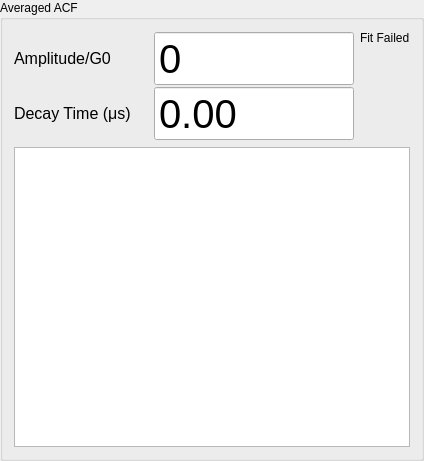
               <widget class="QGroupBox" name="groupBox_4">
                <property name="title">
                 <string>Averaged ACF</string>
                </property>
                <layout class="QGridLayout" name="gridLayout_24" rowstretch="0,0">
                 <item row="1" column="0">
                  <layout class="QVBoxLayout" name="verticalLayout_3" stretch="0,0">
                   <item>
                    <layout class="QHBoxLayout" name="horizontalLayout_14" stretch="1,0">
                     <property name="spacing">
                      <number>6</number>
                     </property>
                     <item>
                      <layout class="QVBoxLayout" name="verticalLayout_21">
                       <property name="spacing">
                        <number>0</number>
                       </property>
                       <item>
                        <layout class="QHBoxLayout" name="horizontalLayout_24" stretch="0,0">
                         <property name="spacing">
                          <number>0</number>
                         </property>
                         <item>
                          <widget class="QLabel" name="label_5">
                           <property name="sizePolicy">
                            <sizepolicy hsizetype="Expanding" vsizetype="Fixed">
                             <horstretch>0</horstretch>
                             <verstretch>0</verstretch>
                            </sizepolicy>
                           </property>
                           <property name="minimumSize">
                            <size>
                             <width>140</width>
                             <height>0</height>
                            </size>
                           </property>
                           <property name="maximumSize">
                            <size>
                             <width>140</width>
                             <height>30</height>
                            </size>
                           </property>
                           <property name="font">
                            <font>
                             <pointsize>12</pointsize>
                            </font>
                           </property>
                           <property name="text">
                            <string>Amplitude/G0</string>
                           </property>
                          </widget>
                         </item>
                         <item>
                          <widget class="QDoubleSpinBox" name="g0">
                           <property name="enabled">
                            <bool>true</bool>
                           </property>
                           <property name="minimumSize">
                            <size>
                             <width>60</width>
                             <height>30</height>
                            </size>
                           </property>
                           <property name="maximumSize">
                            <size>
                             <width>200</width>
                             <height>60</height>
                            </size>
                           </property>
                           <property name="font">
                            <font>
                             <pointsize>30</pointsize>
                            </font>
                           </property>
                           <property name="readOnly">
                            <bool>true</bool>
                           </property>
                           <property name="buttonSymbols">
                            <enum>QAbstractSpinBox::NoButtons</enum>
                           </property>
                           <property name="decimals">
                            <number>0</number>
                           </property>
                           <property name="minimum">
                            <double>-99999999.000000000000000</double>
                           </property>
                           <property name="maximum">
                            <double>999999999.000000000000000</double>
                           </property>
                          </widget>
                         </item>
                        </layout>
                       </item>
                       <item>
                        <layout class="QHBoxLayout" name="horizontalLayout_25" stretch="0,0">
                         <property name="spacing">
                          <number>0</number>
                         </property>
                         <item>
                          <widget class="QLabel" name="label_6">
                           <property name="sizePolicy">
                            <sizepolicy hsizetype="Fixed" vsizetype="Fixed">
                             <horstretch>0</horstretch>
                             <verstretch>0</verstretch>
                            </sizepolicy>
                           </property>
                           <property name="minimumSize">
                            <size>
                             <width>140</width>
                             <height>0</height>
                            </size>
                           </property>
                           <property name="maximumSize">
                            <size>
                             <width>140</width>
                             <height>30</height>
                            </size>
                           </property>
                           <property name="font">
                            <font>
                             <pointsize>12</pointsize>
                            </font>
                           </property>
                           <property name="text">
                            <string>Decay Time (μs)</string>
                           </property>
                          </widget>
                         </item>
                         <item>
                          <widget class="QDoubleSpinBox" name="decayTime">
                           <property name="enabled">
                            <bool>true</bool>
                           </property>
                           <property name="minimumSize">
                            <size>
                             <width>60</width>
                             <height>30</height>
                            </size>
                           </property>
                           <property name="maximumSize">
                            <size>
                             <width>200</width>
                             <height>60</height>
                            </size>
                           </property>
                           <property name="font">
                            <font>
                             <pointsize>30</pointsize>
                            </font>
                           </property>
                           <property name="readOnly">
                            <bool>true</bool>
                           </property>
                           <property name="buttonSymbols">
                            <enum>QAbstractSpinBox::NoButtons</enum>
                           </property>
                           <property name="maximum">
                            <double>999999999.000000000000000</double>
                           </property>
                          </widget>
                         </item>
                        </layout>
                       </item>
                      </layout>
                     </item>
                     <item>
                      <layout class="QVBoxLayout" name="verticalLayout_28">
                       <item alignment="Qt::AlignHCenter">
                        <widget class="QLabel" name="label_7">
                         <property name="text">
                          <string>Fit Failed</string>
                         </property>
                        </widget>
                       </item>
                       <item>
                        <widget class="QPushButton" name="ledFit">
                         <property name="enabled">
                          <bool>true</bool>
                         </property>
                         <property name="sizePolicy">
                          <sizepolicy hsizetype="Expanding" vsizetype="Expanding">
                           <horstretch>0</horstretch>
                           <verstretch>0</verstretch>
                          </sizepolicy>
                         </property>
                         <property name="minimumSize">
                          <size>
                           <width>0</width>
                           <height>0</height>
                          </size>
                         </property>
                         <property name="maximumSize">
                          <size>
                           <width>9999</width>
                           <height>9999</height>
                          </size>
                         </property>
                         <property name="styleSheet">
                          <string notr="true"/>
                         </property>
                         <property name="text">
                          <string/>
                         </property>
                         <property name="icon">
                          <iconset resource="icons/icons.qrc">
                           <normaloff>:/led_off.png</normaloff>:/led_off.png</iconset>
                         </property>
                         <property name="iconSize">
                          <size>
                           <width>32</width>
                           <height>32</height>
                          </size>
                         </property>
                         <property name="autoDefault">
                          <bool>false</bool>
                         </property>
                         <property name="default">
                          <bool>false</bool>
                         </property>
                         <property name="flat">
                          <bool>true</bool>
                         </property>
                        </widget>
                       </item>
                      </layout>
                     </item>
                    </layout>
                   </item>
                   <item>
                    <widget class="PlotWidget" name="acf">
                     <property name="sizePolicy">
                      <sizepolicy hsizetype="Expanding" vsizetype="Expanding">
                       <horstretch>0</horstretch>
                       <verstretch>0</verstretch>
                      </sizepolicy>
                     </property>
                     <property name="minimumSize">
                      <size>
                       <width>300</width>
                       <height>300</height>
                      </size>
                     </property>
                     <property name="maximumSize">
                      <size>
                       <width>9999</width>
                       <height>9999</height>
                      </size>
                     </property>
                     <property name="baseSize">
                      <size>
                       <width>0</width>
                       <height>0</height>
                      </size>
                     </property>
                    </widget>
                   </item>
                  </layout>
                 </item>
                </layout>
               </widget>
